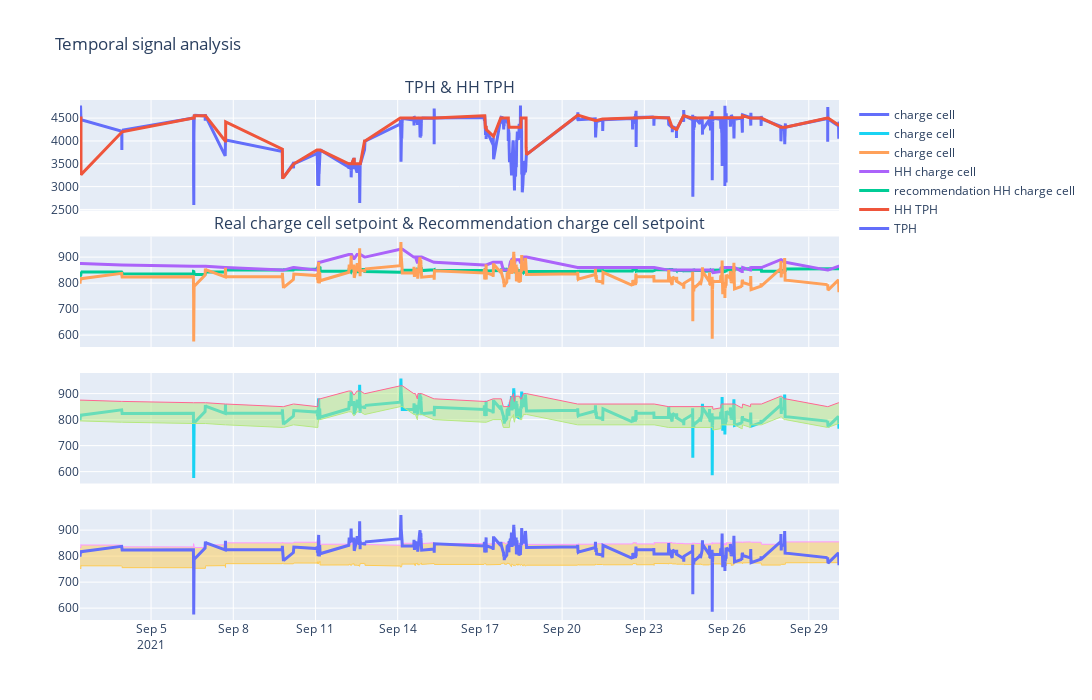

This figure's notebook cell:
### Code cell
titulos=tuple(["TPH & HH TPH", "Real charge cell setpoint & Recommendation charge cell setpoint",#"Real charge cell setpoint","Recommendation charge cell setpoint",
               ])
fig = make_subplots(
    rows=4, cols=1,
    subplot_titles=titulos,
     shared_xaxes=True, 
     vertical_spacing=0.05
    )

fig.add_trace(go.Scatter(x=df_fin.index, y=df_fin['TPH'], ##FF6511
                    mode='lines',
                    name="TPH",line=dict(width=3, ),legendgroup = '1'),row=1, col=1)  

fig.add_trace(go.Scatter(x=df_fin.index, y=df_fin['HH TPH'], ##FF6511
                    mode='lines',
                    name="HH TPH",line=dict(width=3, ),legendgroup = '1'),row=1, col=1)  






#############
fig.add_trace(go.Scatter(x=df_fin.index, y=df_fin['recommendation HH charge cell'], 
                    mode='lines',
                    name="recommendation HH charge cell",line=dict(width=3, ),legendgroup = '1'),row=2, col=1) 

fig.add_trace(go.Scatter(x=df_fin.index, y=df_fin['HH charge cell'], 
                    mode='lines',
                    name="HH charge cell",line=dict(width=3, ),legendgroup = '1',),row=2, col=1) 

fig.add_trace(go.Scatter(x=df_fin.index, y=df_fin['charge cell'], 
                    mode='lines',
                    name="charge cell",line=dict(width=3, ),legendgroup = '1'),row=2, col=1) 



###############




#################
fig.add_trace(go.Scatter(x=df_fin.index, y=df_fin['charge cell'], 
                    mode='lines',
                    name="charge cell",line=dict(width=3, ),legendgroup = '1'),row=3, col=1)  




fig.add_trace(go.Scatter(x=df_fin.index, y=df_fin['HH charge cell'], 
                    mode='lines',
                    name="HH charge cell",line=dict(width=1, ),legendgroup = '1',showlegend=False),row=3, col=1) 

fig.add_trace(go.Scatter(x=df_fin.index, y=df_fin['HH charge cell']-80, 
                    mode='lines',
                    name="LL charge cell",line=dict(width=1, ),legendgroup = '1',fill='tonexty',showlegend=False),row=3, col=1)   

#################

######
fig.add_trace(go.Scatter(x=df_fin.index, y=df_fin['recommendation HH charge cell'], 
                    mode='lines',
                    name="recommendation HH charge cell",line=dict(width=1, ),legendgroup = '1',showlegend=False),row=4, col=1) 

fig.add_trace(go.Scatter(x=df_fin.index, y=df_fin['recommendation HH charge cell']-80, 
                    mode='lines',
                    name="recommendation LL charge cell",line=dict(width=1, ),legendgroup = '1',fill='tonexty',showlegend=False),row=4, col=1) 
##############
fig.add_trace(go.Scatter(x=df_fin.index, y=df_fin['charge cell'], 
                    mode='lines',
                    name="charge cell",line=dict(width=3, ),legendgroup = '1'),row=4, col=1)  


fig.update_layout(height=700, width=1200, title_text="Temporal signal analysis")
fig.update_layout(hovermode="x unified")

fig.show()

### Figure 1 — Plotly figure (JSON) as saved in the notebook; plotly's stock layout.template omitted (floating-point values rounded to 4 significant figures; data arrays with more than 128 entries replaced by an {"elided": "..."} marker saying what was removed)
{"data": [{"legendgroup": "1", "line": {"width": 3}, "mode": "lines", "name": "TPH", "type": "scatter", "x": {"elided": "3419 str values"}, "xaxis": "x", "y": {"elided": "3419 float values"}, "yaxis": "y"}, {"legendgroup": "1", "line": {"width": 3}, "mode": "lines", "name": "HH TPH", "type": "scatter", "x": {"elided": "3419 str values"}, "xaxis": "x", "y": {"elided": "3419 float values"}, "yaxis": "y"}, {"legendgroup": "1", "line": {"width": 3}, "mode": "lines", "name": "recommendation HH charge cell", "type": "scatter", "x": {"elided": "3419 str values"}, "xaxis": "x2", "y": {"elided": "3419 float values"}, "yaxis": "y2"}, {"legendgroup": "1", "line": {"width": 3}, "mode": "lines", "name": "HH charge cell", "type": "scatter", "x": {"elided": "3419 str values"}, "xaxis": "x2", "y": {"elided": "3419 float values"}, "yaxis": "y2"}, {"legendgroup": "1", "line": {"width": 3}, "mode": "lines", "name": "charge cell", "type": "scatter", "x": {"elided": "3419 str values"}, "xaxis": "x2", "y": {"elided": "3419 float values"}, "yaxis": "y2"}, {"legendgroup": "1", "line": {"width": 3}, "mode": "lines", "name": "charge cell", "type": "scatter", "x": {"elided": "3419 str values"}, "xaxis": "x3", "y": {"elided": "3419 float values"}, "yaxis": "y3"}, {"legendgroup": "1", "line": {"width": 1}, "mode": "lines", "name": "HH charge cell", "showlegend": false, "type": "scatter", "x": {"elided": "3419 str values"}, "xaxis": "x3", "y": {"elided": "3419 float values"}, "yaxis": "y3"}, {"fill": "tonexty", "legendgroup": "1", "line": {"width": 1}, "mode": "lines", "name": "LL charge cell", "showlegend": false, "type": "scatter", "x": {"elided": "3419 str values"}, "xaxis": "x3", "y": {"elided": "3419 float values"}, "yaxis": "y3"}, {"legendgroup": "1", "line": {"width": 1}, "mode": "lines", "name": "recommendation HH charge cell", "showlegend": false, "type": "scatter", "x": {"elided": "3419 str values"}, "xaxis": "x4", "y": {"elided": "3419 float values"}, "yaxis": "y4"}, {"fill": "tonexty", "legendgroup": "1", "line": {"width": 1}, "mode": "lines", "name": "recommendation LL charge cell", "showlegend": false, "type": "scatter", "x": {"elided": "3419 str values"}, "xaxis": "x4", "y": {"elided": "3419 float values"}, "yaxis": "y4"}, {"legendgroup": "1", "line": {"width": 3}, "mode": "lines", "name": "charge cell", "type": "scatter", "x": {"elided": "3419 str values"}, "xaxis": "x4", "y": {"elided": "3419 float values"}, "yaxis": "y4"}], "layout": {"annotations": [{"font": {"size": 16}, "showarrow": false, "text": "TPH & HH TPH", "x": 0.5, "xanchor": "center", "xref": "paper", "y": 1, "yanchor": "bottom", "yref": "paper"}, {"font": {"size": 16}, "showarrow": false, "text": "Real charge cell setpoint & Recommendation charge cell setpoint", "x": 0.5, "xanchor": "center", "xref": "paper", "y": 0.7375, "yanchor": "bottom", "yref": "paper"}], "height": 700, "hovermode": "x unified", "title": {"text": "Temporal signal analysis"}, "width": 1200, "xaxis": {"anchor": "y", "domain": [0, 1], "matches": "x4", "showticklabels": false}, "xaxis2": {"anchor": "y2", "domain": [0, 1], "matches": "x4", "showticklabels": false}, "xaxis3": {"anchor": "y3", "domain": [0, 1], "matches": "x4", "showticklabels": false}, "xaxis4": {"anchor": "y4", "domain": [0, 1]}, "yaxis": {"anchor": "x", "domain": [0.7875, 1]}, "yaxis2": {"anchor": "x2", "domain": [0.525, 0.7375]}, "yaxis3": {"anchor": "x3", "domain": [0.2625, 0.475]}, "yaxis4": {"anchor": "x4", "domain": [0, 0.2125]}}}
